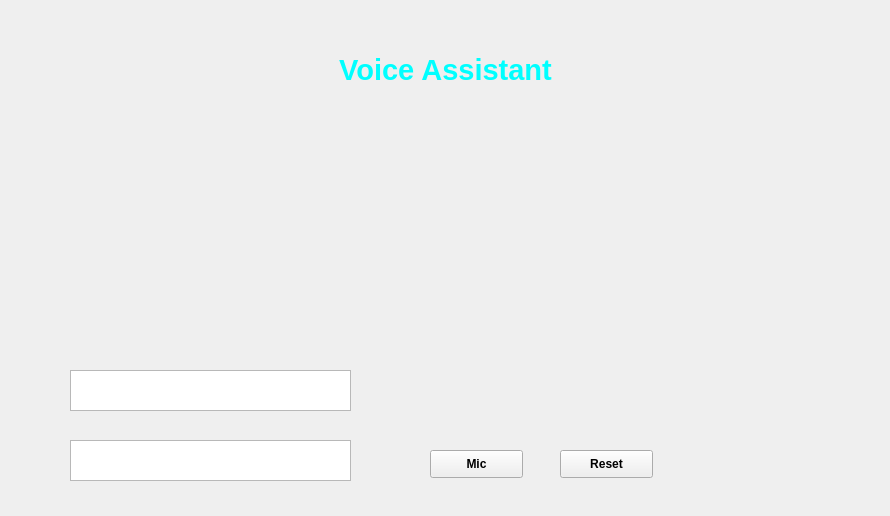
<?xml version="1.0" encoding="UTF-8"?>
<ui version="4.0">
 <class>Form</class>
 <widget class="QWidget" name="Form">
  <property name="geometry">
   <rect>
    <x>0</x>
    <y>0</y>
    <width>890</width>
    <height>516</height>
   </rect>
  </property>
  <property name="windowTitle">
   <string>Form</string>
  </property>
  <widget class="QLabel" name="label">
   <property name="geometry">
    <rect>
     <x>0</x>
     <y>0</y>
     <width>891</width>
     <height>521</height>
    </rect>
   </property>
   <property name="styleSheet">
    <string notr="true">background-image: url(:/newPrefix/VoiceA.PNG);</string>
   </property>
   <property name="text">
    <string/>
   </property>
   <property name="pixmap">
    <pixmap resource="../../Users/Bishwa Pratap Behera/Pictures/New folder/Voice.qrc">:/newPrefix/VoiceA.PNG</pixmap>
   </property>
   <property name="scaledContents">
    <bool>true</bool>
   </property>
  </widget>
  <widget class="QLabel" name="label_2">
   <property name="geometry">
    <rect>
     <x>130</x>
     <y>30</y>
     <width>631</width>
     <height>81</height>
    </rect>
   </property>
   <property name="text">
    <string>&lt;html&gt;&lt;head/&gt;&lt;body&gt;&lt;p align=&quot;center&quot;&gt;&lt;span style=&quot; font-size:22pt; font-weight:600; color:#00ffff;&quot;&gt;Voice Assistant&lt;/span&gt;&lt;/p&gt;&lt;/body&gt;&lt;/html&gt;</string>
   </property>
  </widget>
  <widget class="QTextBrowser" name="textBrowser">
   <property name="geometry">
    <rect>
     <x>70</x>
     <y>370</y>
     <width>281</width>
     <height>41</height>
    </rect>
   </property>
   <property name="font">
    <font>
     <pointsize>10</pointsize>
     <weight>75</weight>
     <bold>true</bold>
    </font>
   </property>
  </widget>
  <widget class="QTextBrowser" name="textBrowser_2">
   <property name="geometry">
    <rect>
     <x>70</x>
     <y>440</y>
     <width>281</width>
     <height>41</height>
    </rect>
   </property>
   <property name="font">
    <font>
     <pointsize>10</pointsize>
     <weight>75</weight>
     <bold>true</bold>
    </font>
   </property>
  </widget>
  <widget class="QPushButton" name="pushButton">
   <property name="geometry">
    <rect>
     <x>430</x>
     <y>450</y>
     <width>93</width>
     <height>28</height>
    </rect>
   </property>
   <property name="font">
    <font>
     <pointsize>9</pointsize>
     <weight>75</weight>
     <bold>true</bold>
    </font>
   </property>
   <property name="text">
    <string>Mic</string>
   </property>
  </widget>
  <widget class="QPushButton" name="pushButton_2">
   <property name="geometry">
    <rect>
     <x>560</x>
     <y>450</y>
     <width>93</width>
     <height>28</height>
    </rect>
   </property>
   <property name="font">
    <font>
     <pointsize>9</pointsize>
     <weight>75</weight>
     <bold>true</bold>
    </font>
   </property>
   <property name="text">
    <string>Reset</string>
   </property>
  </widget>
 </widget>
 <resources>
  <include location="../../Users/Bishwa Pratap Behera/Pictures/New folder/Voice.qrc"/>
 </resources>
 <connections>
  <connection>
   <sender>pushButton_2</sender>
   <signal>clicked()</signal>
   <receiver>textBrowser</receiver>
   <slot>clear()</slot>
   <hints>
    <hint type="sourcelabel">
     <x>599</x>
     <y>438</y>
    </hint>
    <hint type="destinationlabel">
     <x>326</x>
     <y>362</y>
    </hint>
   </hints>
  </connection>
  <connection>
   <sender>pushButton_2</sender>
   <signal>clicked()</signal>
   <receiver>textBrowser_2</receiver>
   <slot>clear()</slot>
   <hints>
    <hint type="sourcelabel">
     <x>637</x>
     <y>444</y>
    </hint>
    <hint type="destinationlabel">
     <x>327</x>
     <y>456</y>
    </hint>
   </hints>
  </connection>
 </connections>
</ui>
